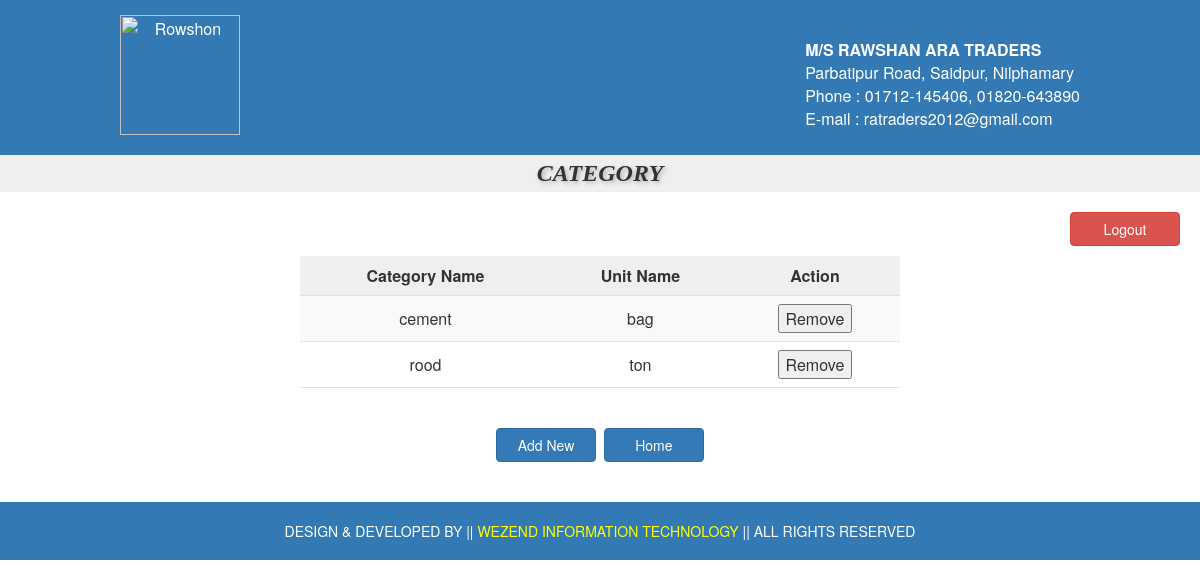
Screenshot of /src/category.php (signed in) with the database file from the repository.
### tables this page shows
CREATE TABLE IF NOT EXISTS `category` (
`ctg_id` int(11) NOT NULL,
  `ctg_name` varchar(50) NOT NULL,
  `unit_name` varchar(50) NOT NULL
);

### src/category.php (the view, shortened to what this page needs)
<?php include 'header.php';?>
<!DOCTYPE html>
<html>
<head>
	<link rel="stylesheet" href="css/bootstrap.min.css">
	<link rel="stylesheet" type="text/css" href="style.css">
</head>
<body>
<center>
<div class="add_ctg_heading">CATEGORY</div>
<div align="right" style="padding-right:20px; padding-top:20px"><a href="logout.php" class="btn btn-danger" style="width:110px">Logout</a></div>
	<table class="table-striped" style="margin-top:10px;">
		<thead>
			<tr>
				<th>Category Name</th>
				<th>Unit Name</th>
				<th>Action</th>
			</tr>
		</thead>
		<tbody>
		<?php
			$sql = "SELECT * FROM `category`";
			$result = mysql_query($sql);
			while($row = mysql_fetch_assoc($result)) {
					echo "<tr> <td>". $row["ctg_name"]."</td> <td>" . $row["unit_name"]. "</td> <td><button onclick='removeItem(". $row["ctg_id"].");'>Remove</button></td> </tr>";
			}
		?>
		</tbody>
	</table>
	<br>
	<br>
	<a href="add_category.php" class="btn btn-primary" style="width:100px">Add New</a>&nbsp;
	<a href="home.php" class="btn btn-primary" style="width:100px">Home</a>
</center>
</body>
<?php include 'footer2.php';?>
</html>

### src/style.css (style rules this page uses)
.add_ctg_heading { padding:5px; background-color: #efefee; font: italic bold 24px Georgia, serif; text-shadow: 2px 2px 4px #aeaeae ; }
table.table-striped { width:50%; text-align:center; }
table.table-striped th { text-align:center; border-bottom:1pt solid #e1e1df ; padding:8px; background-color:#efefee ; }
table.table-striped td { border-bottom:1pt solid #e1e1df ; padding:8px; }

### rows the page displays
category: ctg_name "cement", unit_name "bag"
category: ctg_name "rood", unit_name "ton"
